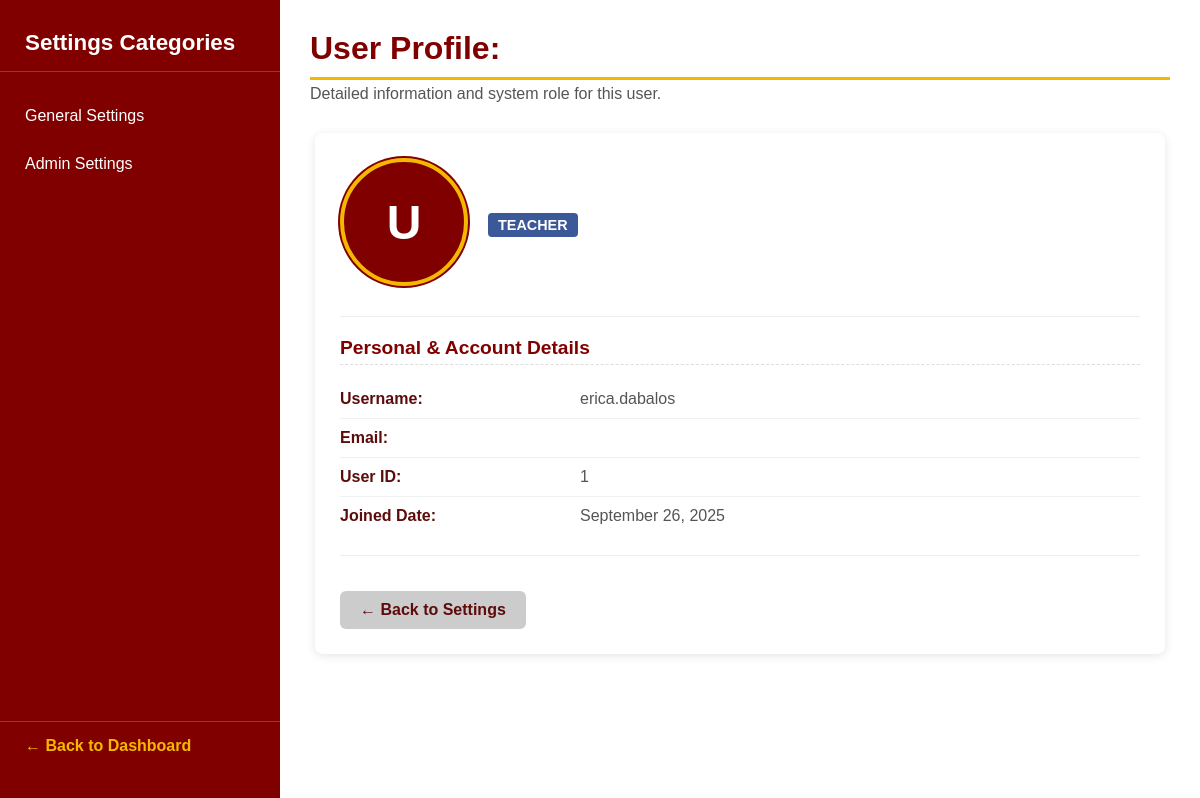
Before: /settings/profile/1/ (signed in) with the older database file.
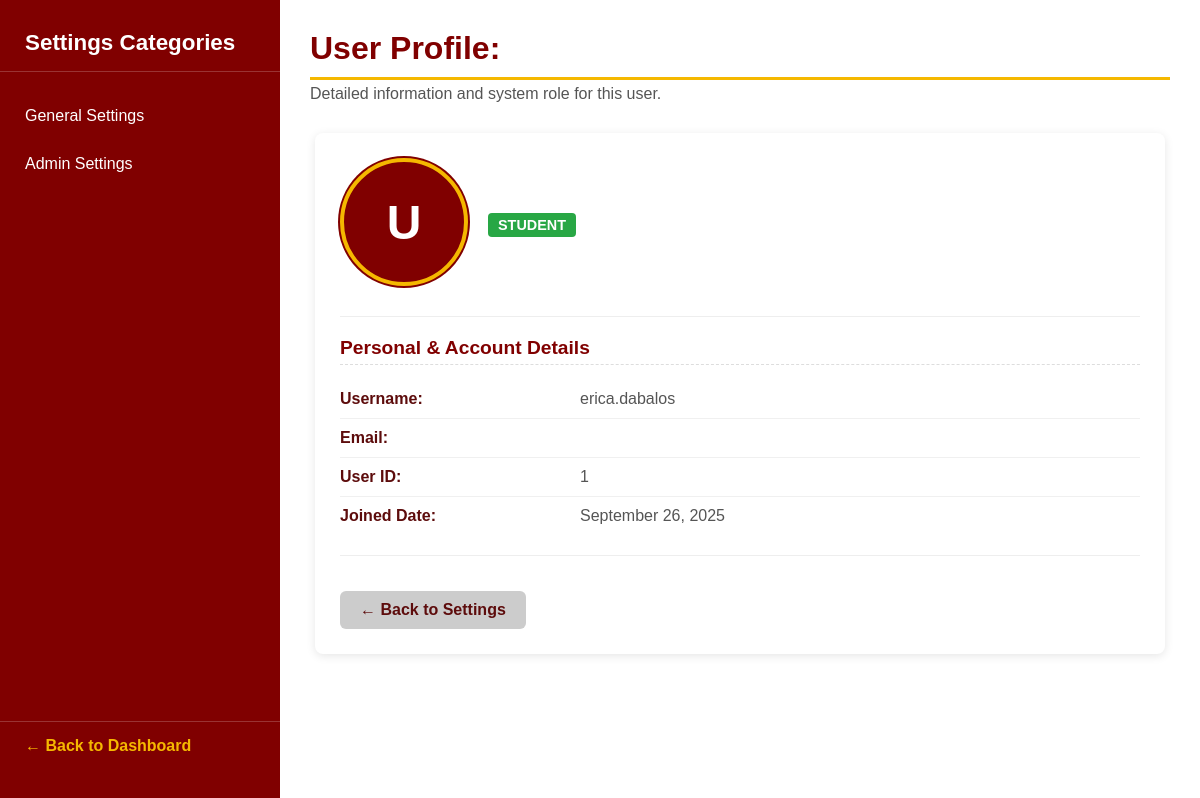
After: the same page with the newer database file.
### settings_app/models.py (models this page shows, shortened)
class UserProfile(models.Model):
    user = models.OneToOneField(User, on_delete=models.CASCADE)
    ROLE_CHOICES = [
        ('ADMIN', 'Admin'),
        ('TEACHER', 'Teacher'),
        ('STUDENT', 'Student'),
    ]
    user = models.OneToOneField(User, on_delete=models.CASCADE, related_name='userprofile')
    role = models.CharField(max_length=10, choices=ROLE_CHOICES, default='STUDENT')
    profile_picture = models.ImageField(upload_to='profile_pics/', null=True, blank=True)
    subjects_notes = models.TextField(null=True, blank=True)
    profile_visible = models.BooleanField(default=True)
    class Meta:
        verbose_name = "User Profile"
        verbose_name_plural = "User Profiles"
    from django.db.models.signals import post_save
    from django.dispatch import receiver
    is_professor = models.BooleanField(default=False)
    email_notifications = models.BooleanField(default=True)
    in_app_notifications = models.BooleanField(default=True)

### settings_app/views.py (the view)
# urls.py: path('profile/<int:user_id>/', views.view_user_profile, name='view_user_profile'),
@login_required
def view_user_profile(request, user_id):
    target_user = get_object_or_404(User, pk=user_id)
    try:
        user_profile_data = target_user.userprofile
    except UserProfile.DoesNotExist:
        user_profile_data = None
    context = {
        'target_user': target_user,
        'user_profile': user_profile_data
    }
    return render(request, 'user_profile.html', context)

### settings_app/templates/user_profile.html (shortened to what this page needs)
{% load static %}
<!DOCTYPE html>
<html lang="en">
<head>
    <link rel="stylesheet" href="{% static 'user_profile.css' %}">
</head>
<body>
<div class="settings-container">
    <nav class="settings-nav">
        <h2>Settings Categories</h2>
        <ul>
            <li>
                <a href="{% url 'general_settings' %}" class="{% if request.resolver_match.url_name == 'general_settings' %}active{% endif %}">
                    General Settings
                </a>
            </li>
            <li>
                <a href="{% url 'admin_settings' %}" class="{% if request.resolver_match.url_name == 'admin_settings' %}active{% endif %}">
                    Admin Settings
                </a>
            </li>
        </ul>
        <a href="{% url 'admin_dashboard' %}" class="back-link">
            &larr; Back to Dashboard
        </a>
    </nav>
    <main class="settings-content">
        <h3>User Profile: {{ target_user.email }}</h3>
        <p class="subtitle">Detailed information and system role for this user.</p>
        <div class="profile-main-card settings-card">
            <div class="profile-picture-container">
                {% if user_profile and user_profile.profile_picture and user_profile.profile_picture.url %}
                    <img src="{{ user_profile.profile_picture.url }}"
                    alt="{{ target_user.username }} Profile Picture"
                    class="profile-pic-lg">
                {% else %}
                    <div class="profile-pic-lg profile-pic-placeholder">
                        <span>{{ target_user.first_name|default:"U"|slice:":1" }}</span>
                    </div>
                {% endif %}
                <div class="profile-header-text">
                    <p class="role-tag role-{{ user_profile.role|lower }}">{{ user_profile.get_role_display }}</p>
                </div>
            </div>
            <hr class="profile-divider">
            <div class="profile-details-section">
                <h4>Personal & Account Details</h4>
                <div class="detail-row">
                    <span class="detail-label">Username:</span>
                    <span class="detail-value">{{ target_user.username }}</span>
                </div>
                <div class="detail-row">
                    <span class="detail-label">Email:</span>
                    <span class="detail-value">{{ target_user.email }}</span>
                </div>
                <div class="detail-row">
                    <span class="detail-label">User ID:</span>
                    <span class="detail-value">{{ target_user.id }}</span>
                </div>
                <div class="detail-row">
                    <span class="detail-label">Joined Date:</span>
                    <span class="detail-value">{{ target_user.date_joined|date:"F j, Y" }}</span>
                </div>
            </div>
            <hr class="profile-divider">
            <a href="{% url 'general_settings' %}" class="btn-secondary">&larr; Back to Settings</a>
        </div>
    </main>
</div>
</body>
</html>

### settings_app/static/user_profile.css (style rules this page uses)
html, body { width: 100%; height: 100%; margin: 0; padding: 0; font-family: 'Poppins', sans-serif; background-color: white; }
:root { --maroon-dark: #800000; --gold: #f5b800; --text-dark: #5d0c0c; }
.settings-container { display: flex; background: white; overflow: hidden; height: 100vh; width: 100%; }
.settings-nav { flex: 0 0 280px; background-color: var(--maroon-dark); color: white; padding: 30px 0; display: flex; flex-direction: column; height: 100%; box-sizing: border-box; }
.settings-nav h2 { font-size: 1.4rem; font-weight: 700; padding: 0 25px 15px; margin: 0 0 20px; border-bottom: 1px solid rgba(255, 255, 255, 0.2); }
.settings-nav ul { list-style: none; padding: 0; margin: 0; flex-grow: 1; }
.settings-nav li a { display: block; padding: 15px 25px; color: #fff; text-decoration: none; font-size: 1rem; font-weight: 500; transition: background-color 0.2s, color 0.2s; }
.back-link { display: block; margin-top: 20px; padding: 15px 25px; color: var(--gold); text-decoration: none; font-weight: 600; border-top: 1px solid rgba(255, 255, 255, 0.2); }
.settings-content { flex-grow: 1; padding: 30px; overflow-y: auto; height: 100%; box-sizing: border-box; }
.settings-content h3 { color: var(--maroon-dark); font-size: 2rem; border-bottom: 3px solid var(--gold); padding-bottom: 10px; margin-top: 0; margin-bottom: 5px; }
.settings-content .subtitle { margin-top: 0; margin-bottom: 30px; color: #555; }
.settings-card { background: white; border-radius: 8px; padding: 25px; margin-bottom: 20px; box-shadow: 0 2px 10px rgba(0,0,0,0.1); }
.profile-main-card { max-width: 800px; margin: 0 auto; }
.profile-picture-container { display: flex; align-items: center; gap: 20px; padding-bottom: 10px; }
.profile-pic-lg { width: 120px; height: 120px; border-radius: 50%; object-fit: cover; border: 4px solid var(--gold); box-shadow: 0 0 0 2px var(--maroon-dark); }
.profile-pic-placeholder { display: flex; justify-content: center; align-items: center; background-color: var(--maroon-dark); color: white; font-size: 3rem; font-weight: 700; }
.role-tag { display: inline-block; padding: 4px 10px; border-radius: 4px; font-size: 0.9rem; font-weight: 700; color: white; text-transform: uppercase; }
.role-student { background-color: #28a745; }
.profile-details-section h4 { color: var(--maroon-dark); margin-top: 20px; margin-bottom: 15px; font-size: 1.2rem; border-bottom: 1px dashed #ddd; padding-bottom: 5px; }
.profile-divider { border: none; border-top: 1px solid #eee; margin: 20px 0; }
.detail-row { display: flex; justify-content: space-between; padding: 10px 0; border-bottom: 1px solid #f0f0f0; }
.detail-row:last-child { border-bottom: none; }
.detail-label { font-weight: 600; color: var(--text-dark); flex-basis: 30%; }
.detail-value { color: #555; text-align: left; flex-basis: 70%; }
.btn-secondary { padding: 10px 20px; border: none; border-radius: 6px; cursor: pointer; font-weight: 600; transition: background-color 0.2s; text-decoration: none; display: inline-block; text-align: center; background-color: #ccc; color: var(--text-dark); margin-top: 15px; }

Changed rows visible on the page:
changed UserProfile: role "TEACHER" → "STUDENT"
